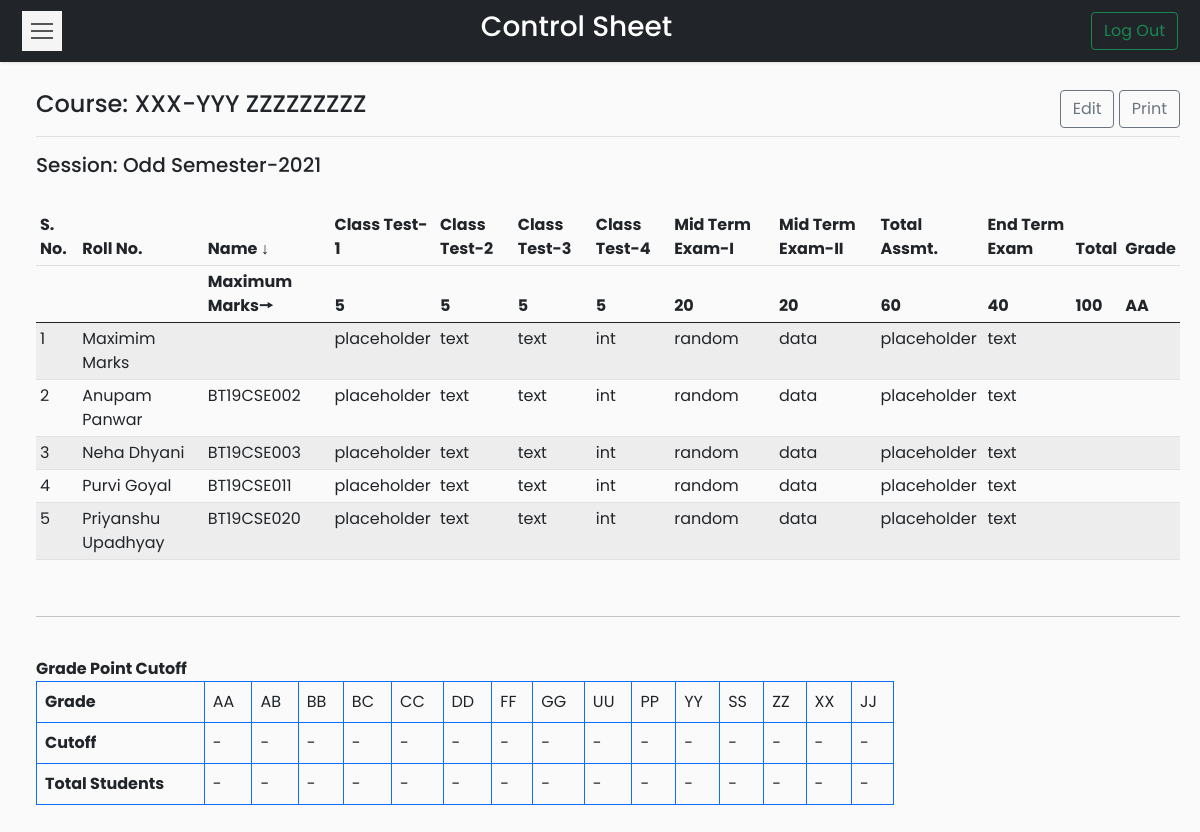
The page /Codes/coursetable.php?course=CSL-258 (signed in) on the database its author committed.
### tables this page shows
CREATE TABLE `controlsheet` (
  `course_code` varchar(20) NOT NULL,
  `roll_no` varchar(20) NOT NULL,
  `name` varchar(50) NOT NULL,
  `class_test_1` float NOT NULL,
  `class_test_2` float NOT NULL,
  `class_test_3` float NOT NULL,
  `class_test_4` float NOT NULL,
  `mid_term_1` float NOT NULL,
  `mid_term_2` float NOT NULL,
  `total_assesment` float NOT NULL,
  `end_term` float NOT NULL,
  `total_marks` float NOT NULL,
  `grade` varchar(5) NOT NULL
);

### Codes/coursetable.php (the view, shortened to what this page needs)
<?php
if(isset($_SESSION['id']))
{
    ?>
<!DOCTYPE html>
<html>
<head>
    <link rel="stylesheet" href="css/bootstrap.min.css">
    <link rel="stylesheet" href="css/custom.css">
    <?php
    require_once __DIR__ . '\connection\connect.php';
    if (isset($_GET['course']))
        $cd = $_GET['course'];
    else {
        header('Location: dashboard.php?error=ERROR OCCURRED');
        exit();
    }
    ?>
</head>
<body>
    <nav class="navbar navbar-light bg-dark">
        <div class="container-fluid">
            <button type="button" id="sidebarCollapse" class="navbar-btn">
                <span></span>
                <span></span>
                <span></span>
            </button>
            <span class="text-white h3">Control Sheet</span>
            <form class="d-flex">
                <a href="logout.php">
                    <button class="btn btn-outline-success" type="button">Log Out</button>
                </a>
            </form>
        </div>
    </nav>
    <div class="wrapper">
        <div id="content">
            <main class="col-md-auto ms-sm-3 col-lg-auto px-md-auto" id="printableTable">
                <div class="d-flex justify-content-between flex-wrap flex-md-nowrap align-items-center pt-2 pb-2 mb-3 border-bottom btn-toolbar mb-3" role="toolbar" aria-label="Toolbar with button groups">
                    <h4 class="h4">Course: XXX-YYY ZZZZZZZZZ</h4>
                    <div class="d-grid gap-2 d-md-block" role="group" aria-label="First group">
                        <a type="button" class="btn btn-outline-secondary" href="edit.php">Edit</a>
                        <a type="button" class="btn btn-outline-secondary" href="print.php">Print</a>
                    </div>
                </div>
                <h5>Session: Odd Semester-2021</h5>
                <br>
                <div class="table-responsive">
                    <table class="table table-striped table-sm">
                        <thead>
                            <tr>
                                <th>S. No.</th>
                                <th>Roll No.</th>
                                <th>Name ↓</th>
                                <th>Class Test-1</th>
                                <th>Class Test-2</th>
                                <th>Class Test-3</th>
                                <th>Class Test-4</th>
                                <th>Mid Term Exam-I</th>
                                <th>Mid Term Exam-II</th>
                                <th>Total Assmt.</th>
                                <th>End Term Exam</th>
                                <th>Total</th>
                                <th>Grade</th>
                            </tr>
                            <tr>
                                <th></th>
                                <th></th>
                                <th>Maximum Marks🠖</th>
                                <th>5</th>
                                <th>5</th>
                                <th>5</th>
                                <th>5</th>
                                <th>20</th>
                                <th>20</th>
                                <th>60</th>
                                <th>40</th>
                                <th>100</th>
                                <th>AA</th>
                            </tr>
                        </thead>
                        <tbody>
                            <?php
                            $sql = "SELECT name ,roll_no FROM controlsheet WHERE course_code='$cd'";
                            $result = $conn->query($sql);
                            $n = $result->num_rows;
                            $a = $n - 1;
                            while ($row = $result->fetch_assoc()) { ?>
                                <tr>
                                    <td><?php echo $n - $a; ?></td>
                                    <td> <?php echo $row['name']; ?></td>
                                    <td><?php echo $row['roll_no']; ?></td>
                                    <td>placeholder</td>
                                    <td>text</td>
                                    <td>text</td>
                                    <td>int</td>
                                    <td>random</td>
                                    <td>data</td>
                                    <td>placeholder</td>
                                    <td>text</td>
                                    <td></td>
                                    <td></td>
                                </tr>
                            <?php $a--;
                            } ?>
                        </tbody>
                    </table>
                </div>
                <br>
                <hr>
                <br>
                <div class="table-responsive grade">
                    <table class="table table-bordered border-primary grades">
                        <thead>
                            <tr>
                                <strong>Grade Point Cutoff</strong>
                            </tr>
                        </thead>
                        <tbody>
                            <tr>
                                <td><strong>Grade</strong></td>
                                <td>AA</td>
                                <td>AB</td>
                                <td>BB</td>
                                <td>BC</td>
                                <td>CC</td>
                                <td>DD</td>
                                <td>FF</td>
                                <td>GG</td>
                                <td>UU</td>
                                <td>PP</td>
                                <td>YY</td>
                                <td>SS</td>
                                <td>ZZ</td>
                                <td>XX</td>
                                <td>JJ</td>
                            </tr>
                            <tr>
                                <td scope="row"><strong>Cutoff</strong></td>
                                <td scope="row">-</td>
                                <td scope="row">-</td>
                                <td scope="row">-</td>
                                <td scope="row">-</td>
                                <td scope="row">-</td>
                                <td scope="row">-</td>
                                <td scope="row">-</td>
                                <td scope="row">-</td>
                                <td scope="row">-</td>
                                <td scope="row">-</td>
                                <td scope="row">-</td>
                                <td scope="row">-</td>
                                <td scope="row">-</td>
                                <td scope="row">-</td>
                                <td scope="row">-</td>
                            </tr>
                            <tr>
                                <td><strong>Total Students</strong></td>
                                <td>-</td>
                                <td>-</td>
                                <td>-</td>
                                <td>-</td>
                                <td>-</td>
                                <td>-</td>
                                <td>-</td>
                                <td>-</td>
                                <td>-</td>
                                <td>-</td>
                                <td>-</td>
                                <td>-</td>
                                <td>-</td>
                                <td>-</td>
                                <td>-</td>
                            </tr>
                        </tbody>
                    </table>
                </div>
            </main>
        </div>
    </div>
    <?php
}
else
{
    header('Location: index.php?error=INVALID REQUEST');
    exit();
}
?>
</body>
</html>

### Codes/css/custom.css (style rules this page uses)
body { font-family: 'Poppins', sans-serif; background: #fafafa; }
a, a:hover, a:focus { color: inherit; text-decoration: none; transition: all 0.3s; }
.navbar { padding: 10px 10px; background: #fff; border: none; border-radius: 5; margin-bottom: 0px; box-shadow: 1px 1px 3px rgba(0, 0, 0, 0.1); }
.navbar-btn { box-shadow: none; outline: none !important; border: none; }
.wrapper { display: flex; width: 100%; align-items: stretch; perspective: 1500px; }
.grades { width:75%; }
#content { width: 100%; padding: 20px; min-height: 100vh; transition: all 0.3s; }
#sidebarCollapse { width: 40px; height: 40px; background: #f5f5f5; cursor: pointer; }
#sidebarCollapse span { width: 80%; height: 2px; margin: 0 auto; display: block; background: #555; transition: all 0.8s cubic-bezier(0.810, -0.330, 0.345, 1.375); transition-delay: 0.2s; }
#sidebarCollapse span:first-of-type { transform: rotate(45deg) translate(2px, 2px); }
#sidebarCollapse span:nth-of-type(2) { opacity: 0; }
#sidebarCollapse span:last-of-type { transform: rotate(-45deg) translate(1px, -1px); }
@media (max-width: 10000px) { #sidebarCollapse span:first-of-type, #sidebarCollapse span:nth-of-type(2), #sidebarCollapse span:last-of-type { transform: none; opacity: 1; margin: 5px auto; } }

### rows shown on the page
controlsheet: a "1", name "Maximim Marks"
controlsheet: a "2", name "Anupam Panwar", roll_no "BT19CSE002"
controlsheet: a "3", name "Neha Dhyani", roll_no "BT19CSE003"
controlsheet: a "4", name "Purvi Goyal", roll_no "BT19CSE011"
controlsheet: a "5", name "Priyanshu Upadhyay", roll_no "BT19CSE020"
